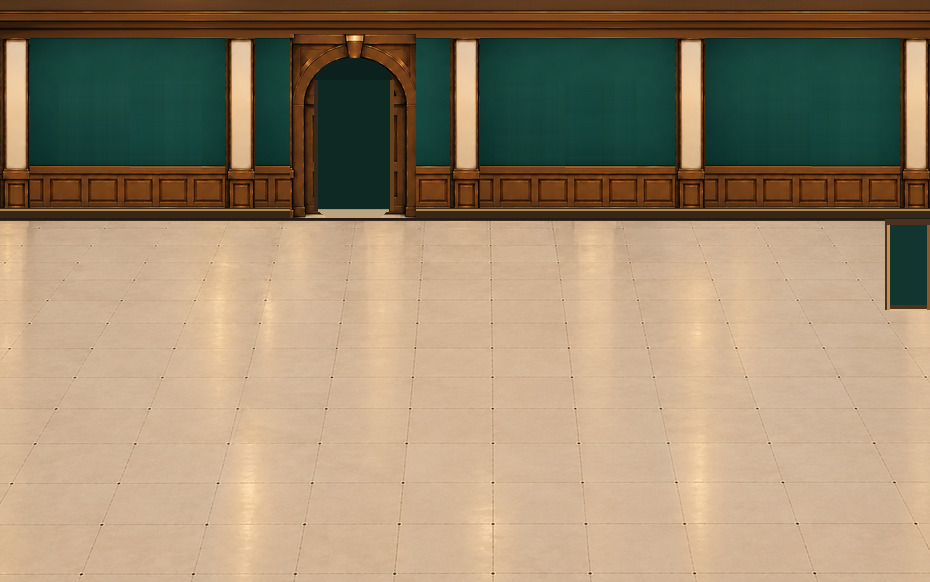
#> input picture qa/architecture-bases-20261029/gallery1_architecture_no_frames_v04_REVIEW.png, 930 x 582 px, found by its file name
$ python make_gallery1_v12_end_columns_bottom_border.py
#> lines starting #> are read from the running program, lines starting #| are printed output that depends on the picture
"""A18 gallery1 v12 QA: original end pillars, two lower-border variants.
Pixel-derived only from existing v04/v11 assets. No generative redraw.
"""
from pathlib import Path
from PIL import Image, ImageDraw, ImageFont
import numpy as np

ROOT=Path("C:/Users/User/source/repos/a18-gallery-layout-editor")
QA=ROOT/"qa/architecture-bases-20261029"
original=Image.open(QA/"gallery1_architecture_no_frames_v04_REVIEW.png").convert("RGB")
#> original is the input picture: PIL image 930x582 RGB; mean R, G, B 155.2, 136.7, 109.5
prior=Image.open(QA/"gallery1_v11_rectangular_black_frame_upper_right_entrance_REVIEW.png").convert("RGB")
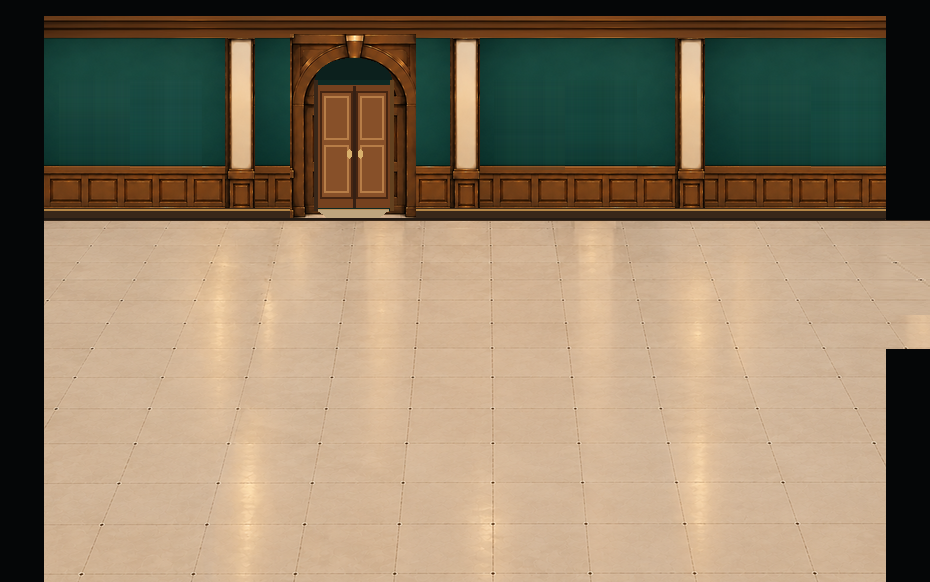
#> input picture qa/architecture-bases-20261029/gallery1_v11_rectangular_black_frame_upper_right_entrance_REVIEW.png, 930 x 582 px, found by its file name
#> prior is the input picture: PIL image 930x582 RGB; mean R, G, B 142.3, 125.5, 101.1
assert prior.size==original.size==(930,582)

# Original corner pillars were hidden by the black perimeter in v11:
# bring exactly those real, existing pillar pixels to the INNER ends of the back wall.
# Existing wall roof / wainscoting remain in place. The restored columns terminate
# at the same y=220 footing as all the other pillars on this wall.
restored=prior.copy()
LEFT_SRC=(0,39,31,220)
RIGHT_SRC=(899,39,930,220)
LEFT_DST=(44,39)
RIGHT_DST=(855,39)
restored.paste(original.crop(LEFT_SRC),LEFT_DST)
restored.paste(original.crop(RIGHT_SRC),RIGHT_DST)

# Two review alternatives keep the exact same upper-right open passage.
without=restored.copy()
with_bottom=restored.copy()
border_color=(5,6,7)
bottom_y=566
draw=ImageDraw.Draw(with_bottom)
draw.rectangle((0,bottom_y,929,581),fill=border_color)

before=np.asarray(prior)
afterA=np.asarray(without)
afterB=np.asarray(with_bottom)
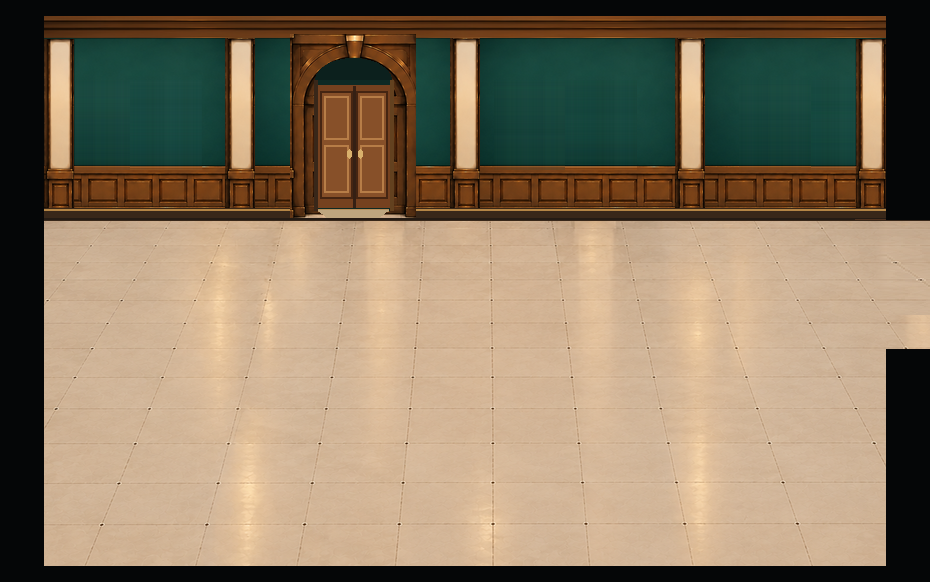
#> afterB: shape (582, 930, 3); mean R, G, B 139.3, 122.1, 98.2
allowed=np.zeros((582,930),dtype=bool)
allowed[39:220,44:75]=True
allowed[39:220,855:886]=True
assert np.array_equal(before[~allowed],afterA[~allowed]),"Unexpected modification beyond pillar restoration"
assert np.array_equal(afterA[:bottom_y],afterB[:bottom_y]),"Only bottom strip may differ"
assert np.all(afterB[bottom_y:]==np.asarray(border_color)),"Bottom edge must be rectangular/black"
assert np.array_equal(afterA[220:349,886:930],before[220:349,886:930]),"East entrance position/texture changed"
assert np.array_equal(afterA[250:540,100:830],before[250:540,100:830]),"Room floor changed"
assert np.array_equal(afterB[250:540,100:830],before[250:540,100:830]),"Room floor changed in bordered variant"
assert np.array_equal(afterA[39:220,44:75],np.asarray(original)[39:220,0:31]),"Left pillar differs from real original"
assert np.array_equal(afterA[39:220,855:886],np.asarray(original)[39:220,899:930]),"Right pillar differs from real original"
a_name="gallery1_v12_restored_corner_columns_NO_bottom_border_REVIEW.png"
b_name="gallery1_v12_restored_corner_columns_WITH_bottom_border_REVIEW.png"
without.save(QA/a_name)
with_bottom.save(QA/b_name)
# Also generate easy side-by-side comparison (not a substitute for individual PNGs).
canvas=Image.new("RGB",(1860,618),"#1c1e20")
canvas.paste(without,(0,36))
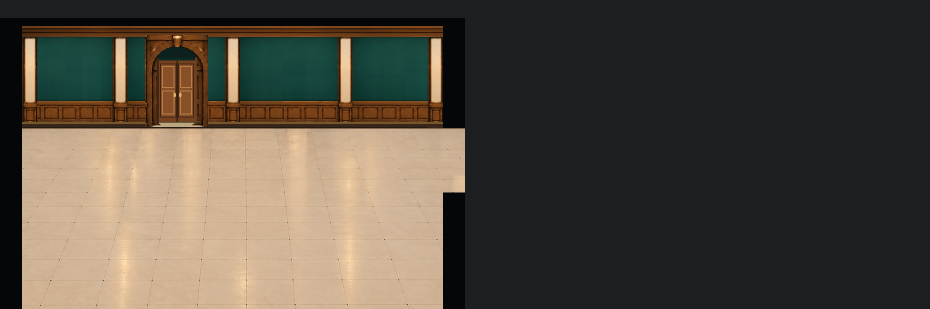
#> canvas: PIL image 1860x618 RGB (shown at 1/2 size); mean R, G, B 82.8, 75.4, 64.8
canvas.paste(with_bottom,(930,36))
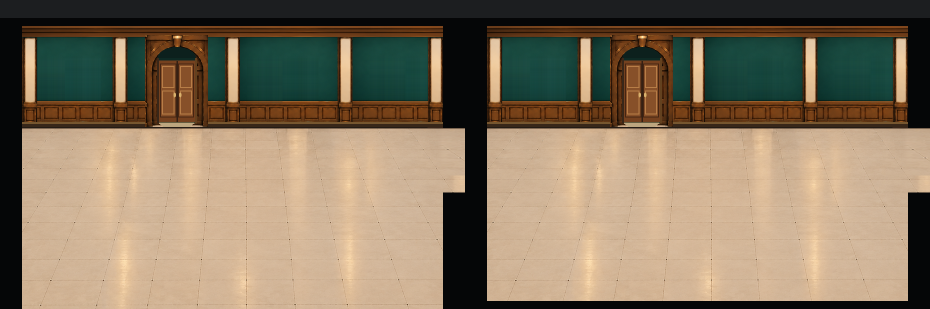
#> canvas: PIL image 1860x618 RGB (shown at 1/2 size); mean R, G, B 135.2, 118.8, 96
draw=ImageDraw.Draw(canvas)
draw.rectangle((0,0,1859,35),fill="#27292d")
draw.text((16,12),"A: ORIGINAL CORNER PILLARS / NO BOTTOM BORDER",fill="white")
draw.text((946,12),"B: ORIGINAL CORNER PILLARS / BOTTOM BLACK BORDER",fill="white")
canvas.save(QA/"gallery1_v12_bottom_border_comparison_REVIEW.png")
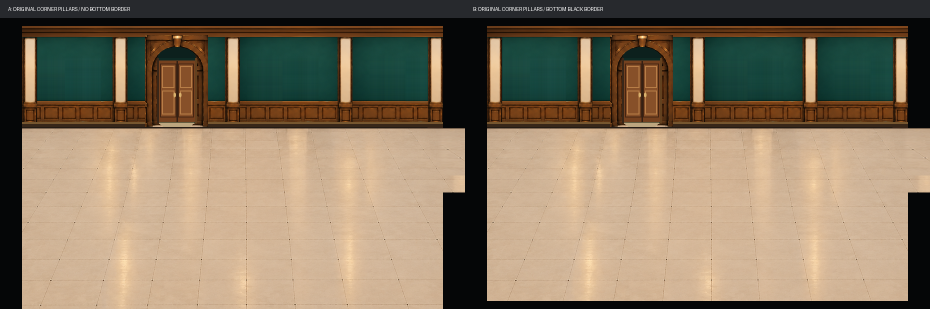
#> saved as gallery1_v12_bottom_border_comparison_REVIEW.png: PIL image 1860x618 RGB (shown at 1/2 size); mean R, G, B 136.1, 119.7, 97
print("PASS: pillars restored using existing source pixels")
print("PASS: bottom strip 16 px, east upper entrance unchanged")
print("PASS: original floor and rear wall unchanged beyond column footprints")
print(a_name,b_name)
